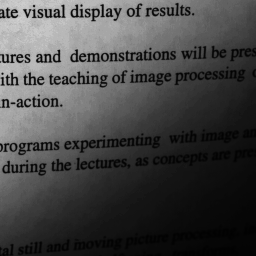
#> input picture darkpage.png, 256 x 256 px, found by its file name
$ python main.py
#> lines starting #> are read from the running program, lines starting #| are printed output that depends on the picture; after the words box and inside, x2 and y2 are one past the last pixel; in counts of white or black regions, pixels touching at a corner belong together
import numpy as np
from PIL import Image

dark_image = Image.open("test/darkpage.png")
#> dark_image is the input picture: PIL image 256x256 L; min 1, max 213, mean 70
bkground_image = Image.open("test/bkgnd.png")
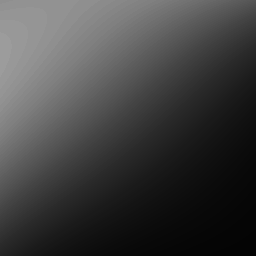
#> input picture bkgnd.png, 256 x 256 px, found by its file name
#> bkground_image is the input picture: PIL image 256x256 L; min 4, max 156, mean 64.5


def negative(dark_image):
    ngative_dark_image_array = 255 - np.array(dark_image)
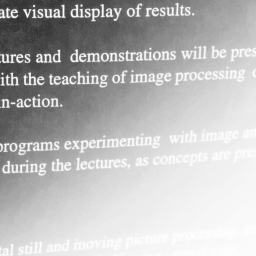
#> ngative_dark_image_array: shape (256, 256); min 42, max 254, mean 185
    negative_image = Image.fromarray(ngative_dark_image_array)
    return negative_image.show()


def shading_correction(dark_image):
    shading_func = np.array(bkground_image)/255
    estimated_image_array = np.array(dark_image) / shading_func
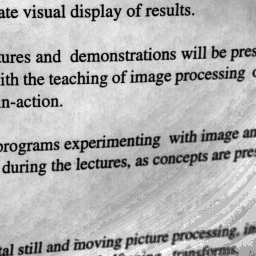
#> estimated_image_array: shape (256, 256) float64; min 10.27, max 382.5, mean 273.1; drawn with min black and max white
    estimated_image = Image.fromarray(estimated_image_array)
    threshold = 200
    estimated_image_array[estimated_image_array < threshold] = 0
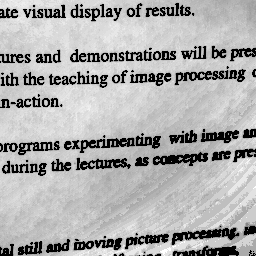
#> estimated_image_array: shape (256, 256) float64; 13.25% of pixels changed, all inside (x1, y1, x2, y2) = (0, 3, 256, 256); drawn with min black and max white
    estimated_image_array[estimated_image_array > threshold] = 255
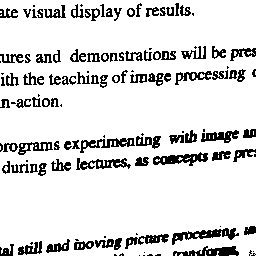
#> estimated_image_array: shape (256, 256) float64; min 0, max 255, mean 221.2
    new_image = Image.fromarray(estimated_image_array)
    return estimated_image.show(), new_image.show()


def binarizing(dark_image):
    grey_darkimage = dark_image.convert()
    grey_darkimage_array = np.array(grey_darkimage)
    grey_bkgdimage = bkground_image.convert()
    grey_bkgdimag_array = np.array(grey_bkgdimage)
    new_image_array = (grey_bkgdimag_array - grey_darkimage_array)
    threshold = 150
    new_image_array[new_image_array < threshold] = 0
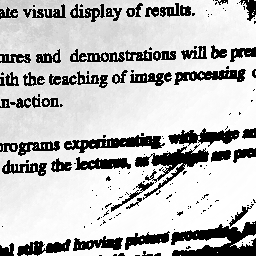
#> new_image_array: shape (256, 256); min 0, max 255, mean 191.7
    new_image_array[new_image_array > threshold] = 255
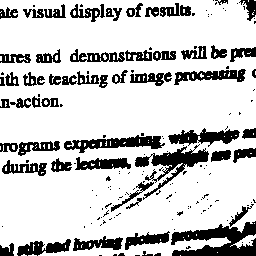
#> new_image_array: shape (256, 256); 79.3% white; 165 black regions (110 under 20 px), largest, box (x1, y1, x2, y2) and area: (171, 221, 256, 256) 1657, (135, 144, 209, 200) 1141, (64, 135, 165, 153) 853
    new_image = Image.fromarray(new_image_array)
    return new_image.show(), print(new_image_array)
#> (printed output is left out)


dark_image.show()
bkground_image.show()
negative(dark_image)
shading_correction(dark_image)
binarizing(dark_image)
